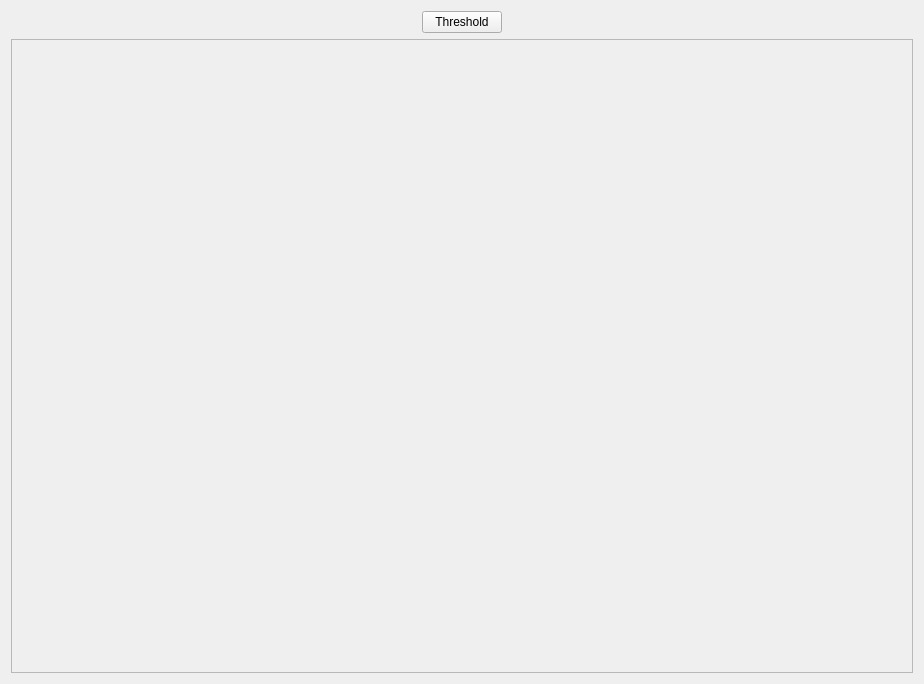
<?xml version="1.0" encoding="UTF-8"?>
<ui version="4.0">
 <class>SplatterPlotView</class>
 <widget class="QWidget" name="SplatterPlotView">
  <property name="geometry">
   <rect>
    <x>0</x>
    <y>0</y>
    <width>924</width>
    <height>684</height>
   </rect>
  </property>
  <property name="windowTitle">
   <string>Form</string>
  </property>
  <layout class="QVBoxLayout" name="verticalLayout">
   <item>
    <layout class="QHBoxLayout" name="horizontalLayout">
     <item>
      <spacer name="horizontalSpacer">
       <property name="orientation">
        <enum>Qt::Horizontal</enum>
       </property>
       <property name="sizeHint" stdset="0">
        <size>
         <width>40</width>
         <height>20</height>
        </size>
       </property>
      </spacer>
     </item>
     <item>
      <widget class="QPushButton" name="thresholdButton">
       <property name="text">
        <string>Threshold</string>
       </property>
      </widget>
     </item>
     <item>
      <spacer name="horizontalSpacer_2">
       <property name="orientation">
        <enum>Qt::Horizontal</enum>
       </property>
       <property name="sizeHint" stdset="0">
        <size>
         <width>40</width>
         <height>20</height>
        </size>
       </property>
      </spacer>
     </item>
    </layout>
   </item>
   <item>
    <widget class="QFrame" name="renderFrame">
     <property name="sizePolicy">
      <sizepolicy hsizetype="Expanding" vsizetype="Expanding">
       <horstretch>0</horstretch>
       <verstretch>0</verstretch>
      </sizepolicy>
     </property>
     <property name="minimumSize">
      <size>
       <width>600</width>
       <height>400</height>
      </size>
     </property>
     <property name="frameShape">
      <enum>QFrame::StyledPanel</enum>
     </property>
     <property name="frameShadow">
      <enum>QFrame::Raised</enum>
     </property>
    </widget>
   </item>
  </layout>
 </widget>
 <resources/>
 <connections/>
</ui>
